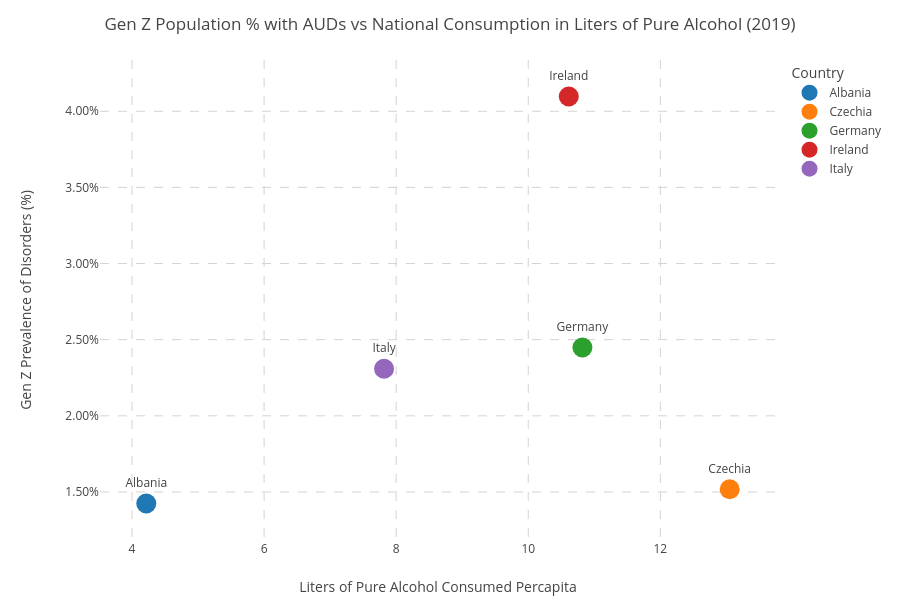

This figure's notebook cell:
### Code cell
colors = {
    'Albania': '#1f77b4',
    'Czechia': '#ff7f0e',
    'Germany': '#2ca02c',
    'Ireland': '#d62728',
    'Italy': '#9467bd'
}
fig = px.scatter(
    
    culturedf, x='liters_per_capita', 
    y='percent_of_prevalence',
    color='location',
    color_discrete_map=colors,
    text='location',
    title='Gen Z Population % with AUDs vs National Consumption in Liters of Pure Alcohol (2019)',
    labels={
        'location':'Country',
        'liters_per_capita': 'Liters of Pure Alcohol Consumed Percapita',
        'percent_of_prevalence':'Gen Z Prevalence of Disorders (%)',
            },
    size_max=160,
    height=600,
    width=900
)
fig.update_traces(marker=dict(size=20), textposition='top center')
fig.update_layout(
    plot_bgcolor='white',
    xaxis=dict(showgrid=True, gridcolor='lightgrey',griddash='dash'),
    yaxis=dict(showgrid=True, gridcolor='lightgrey', griddash='dash',tickformat='.2%',title=dict(standoff=30)),
    showlegend=True,
    margin=dict(l=100, r=60,t=60, b=60)
)
fig.show()

### Figure 1 — Plotly figure (JSON) as saved in the notebook; plotly's stock layout.template omitted (floating-point values rounded to 4 significant figures)
{"data": [{"hovertemplate": "Country=%{text}<br>Liters of Pure Alcohol Consumed Percapita=%{x}<br>Gen Z Prevalence of Disorders (%)=%{y}<extra></extra>", "legendgroup": "Albania", "marker": {"color": "#1f77b4", "size": 20, "symbol": "circle"}, "mode": "markers+text", "name": "Albania", "orientation": "v", "showlegend": true, "text": ["Albania"], "textposition": "top center", "type": "scatter", "x": [4.217], "xaxis": "x", "y": [0.01424], "yaxis": "y"}, {"hovertemplate": "Country=%{text}<br>Liters of Pure Alcohol Consumed Percapita=%{x}<br>Gen Z Prevalence of Disorders (%)=%{y}<extra></extra>", "legendgroup": "Czechia", "marker": {"color": "#ff7f0e", "size": 20, "symbol": "circle"}, "mode": "markers+text", "name": "Czechia", "orientation": "v", "showlegend": true, "text": ["Czechia"], "textposition": "top center", "type": "scatter", "x": [13.05], "xaxis": "x", "y": [0.01518], "yaxis": "y"}, {"hovertemplate": "Country=%{text}<br>Liters of Pure Alcohol Consumed Percapita=%{x}<br>Gen Z Prevalence of Disorders (%)=%{y}<extra></extra>", "legendgroup": "Germany", "marker": {"color": "#2ca02c", "size": 20, "symbol": "circle"}, "mode": "markers+text", "name": "Germany", "orientation": "v", "showlegend": true, "text": ["Germany"], "textposition": "top center", "type": "scatter", "x": [10.82], "xaxis": "x", "y": [0.02448], "yaxis": "y"}, {"hovertemplate": "Country=%{text}<br>Liters of Pure Alcohol Consumed Percapita=%{x}<br>Gen Z Prevalence of Disorders (%)=%{y}<extra></extra>", "legendgroup": "Ireland", "marker": {"color": "#d62728", "size": 20, "symbol": "circle"}, "mode": "markers+text", "name": "Ireland", "orientation": "v", "showlegend": true, "text": ["Ireland"], "textposition": "top center", "type": "scatter", "x": [10.61], "xaxis": "x", "y": [0.04097], "yaxis": "y"}, {"hovertemplate": "Country=%{text}<br>Liters of Pure Alcohol Consumed Percapita=%{x}<br>Gen Z Prevalence of Disorders (%)=%{y}<extra></extra>", "legendgroup": "Italy", "marker": {"color": "#9467bd", "size": 20, "symbol": "circle"}, "mode": "markers+text", "name": "Italy", "orientation": "v", "showlegend": true, "text": ["Italy"], "textposition": "top center", "type": "scatter", "x": [7.817], "xaxis": "x", "y": [0.02309], "yaxis": "y"}], "layout": {"height": 600, "legend": {"title": {"text": "Country"}, "tracegroupgap": 0}, "margin": {"b": 60, "l": 100, "r": 60, "t": 60}, "plot_bgcolor": "white", "showlegend": true, "title": {"text": "Gen Z Population % with AUDs vs National Consumption in Liters of Pure Alcohol (2019)"}, "width": 900, "xaxis": {"anchor": "y", "domain": [0, 1], "gridcolor": "lightgrey", "griddash": "dash", "showgrid": true, "title": {"text": "Liters of Pure Alcohol Consumed Percapita"}}, "yaxis": {"anchor": "x", "domain": [0, 1], "gridcolor": "lightgrey", "griddash": "dash", "showgrid": true, "tickformat": ".2%", "title": {"standoff": 30, "text": "Gen Z Prevalence of Disorders (%)"}}}}
